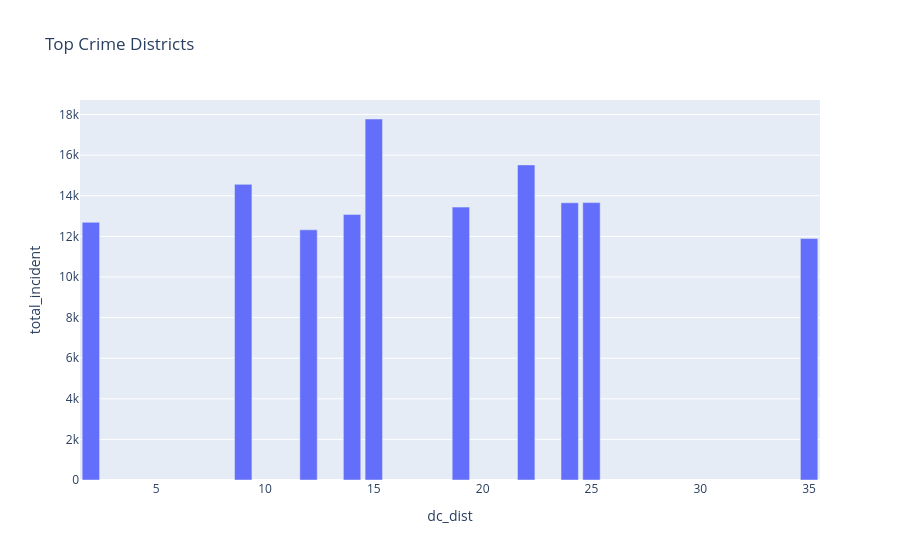

Here is the notebook cell this chart was saved with:
### Code cell
fig = px.bar(
    district_rank.head(10),
    x="dc_dist",
    y="total_incident",
    title="Top Crime Districts"
)

fig.show()

### Figure 1 — Plotly figure (JSON) as saved in the notebook; plotly's stock layout.template omitted (floating-point values rounded to 4 significant figures)
{"data": [{"hovertemplate": "dc_dist=%{x}<br>total_incident=%{y}<extra></extra>", "legendgroup": "", "marker": {"color": "#636efa", "pattern": {"shape": ""}}, "name": "", "orientation": "v", "showlegend": false, "textposition": "auto", "type": "bar", "x": [15, 22, 9, 25, 24, 19, 14, 2, 12, 35], "xaxis": "x", "y": [17782, 15521, 14562, 13663, 13655, 13442, 13084, 12693, 12323, 11893], "yaxis": "y"}], "layout": {"barmode": "relative", "legend": {"tracegroupgap": 0}, "title": {"text": "Top Crime Districts"}, "xaxis": {"anchor": "y", "domain": [0, 1], "title": {"text": "dc_dist"}}, "yaxis": {"anchor": "x", "domain": [0, 1], "title": {"text": "total_incident"}}}}
